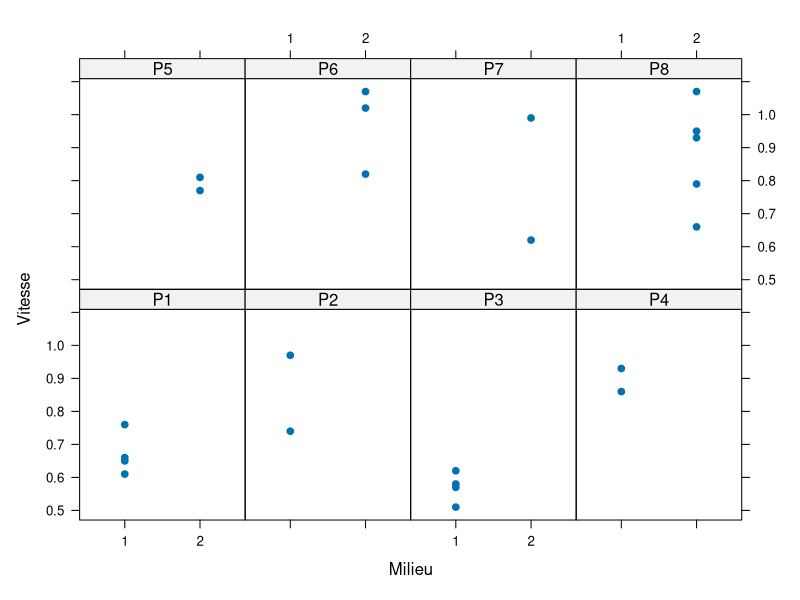
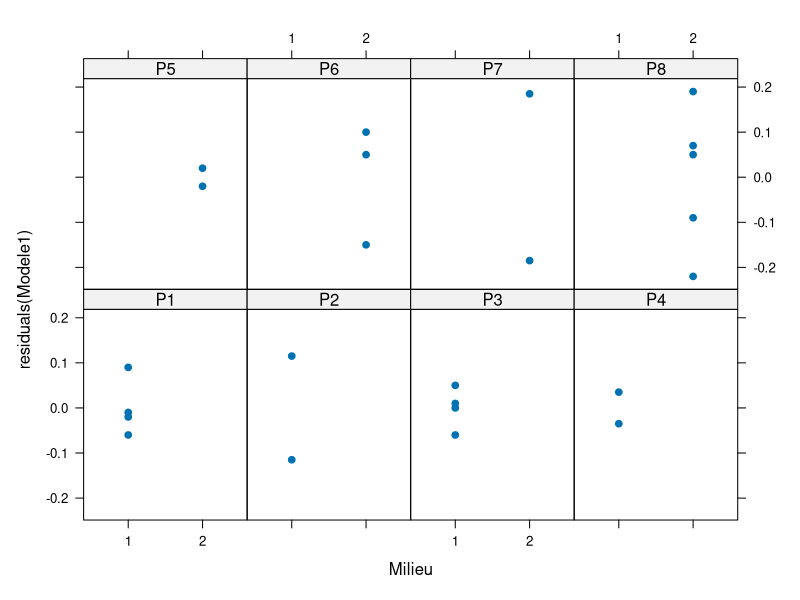

Write R code to recreate these figures, in order.
#Exercice 1
setwd("myDir")
Cyclamen<-read.csv("TD5_Ex1.CSV",colClasses=c("factor","numeric","factor"))

library(lattice)
xyplot(Vitesse~Milieu|Plante,data=Cyclamen,pch=19)

replications(Vitesse~Milieu + Plante%in%Milieu, data=Cyclamen)
Modele1 <- aov(Vitesse~Milieu + Plante%in%Milieu,data=Cyclamen)
shapiro.test(residuals(Modele1))
bartlett.test(residuals(Modele1),I((Cyclamen$Plante):(Cyclamen$Milieu)))
summary(Modele1)

xyplot(residuals(Modele1)~Milieu|Plante,data=Cyclamen,pch=19)
